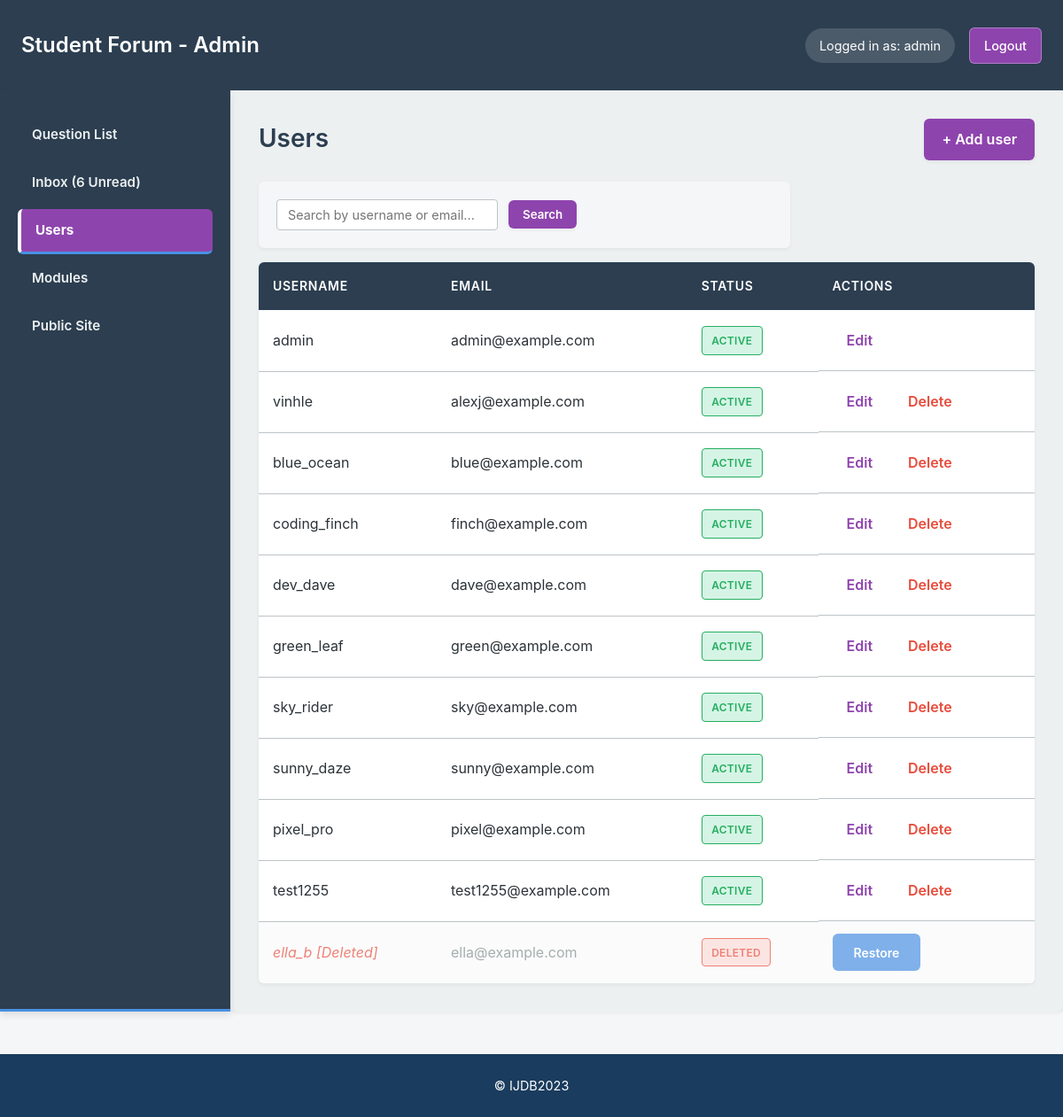
The page /admin/users.php (signed in) on the database as committed earlier.
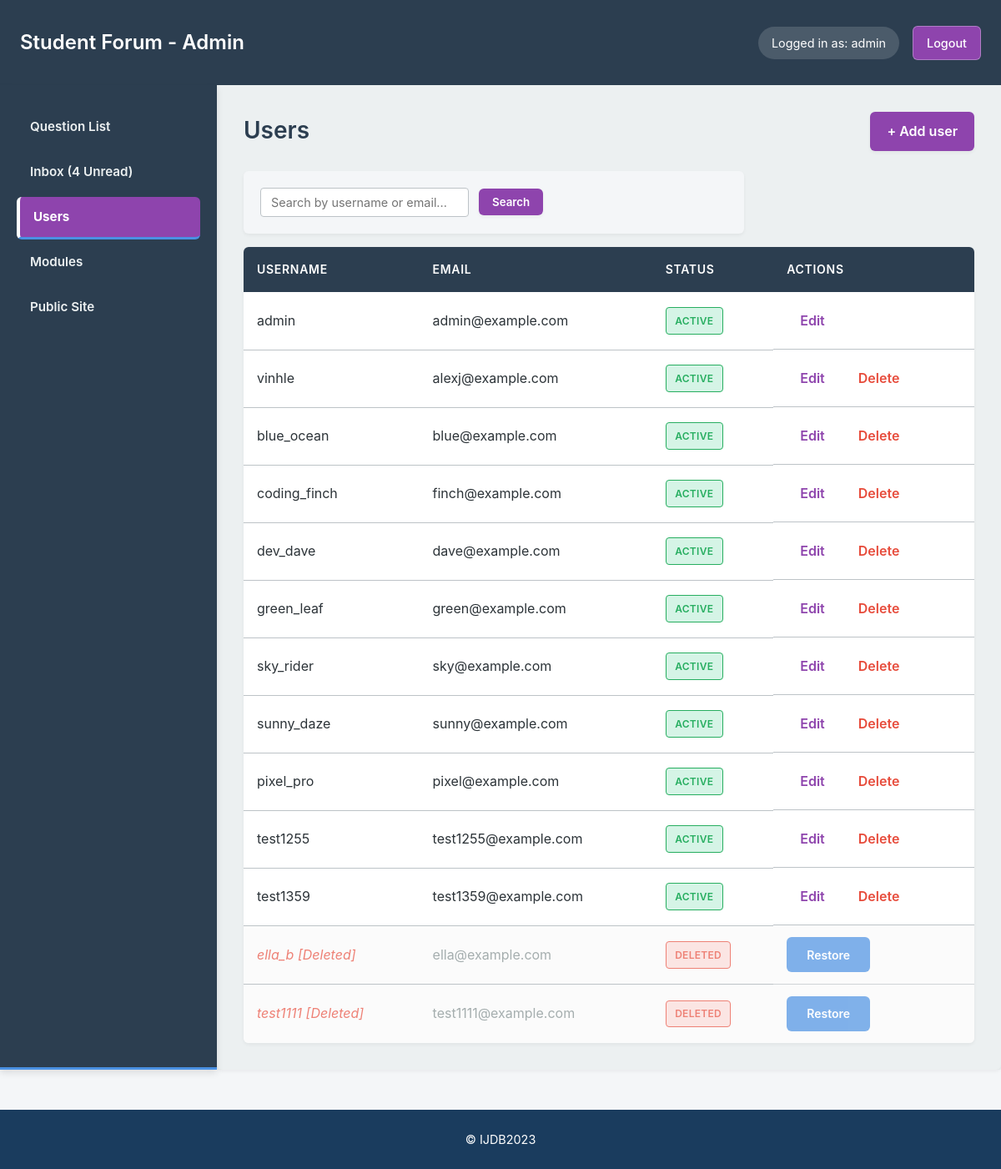
The same page on the database as committed later.
### tables this page shows
CREATE TABLE `user_account` (
  `user_id` int(11) NOT NULL,
  `username` varchar(100) NOT NULL,
  `email` varchar(255) NOT NULL,
  `password` varchar(255) NOT NULL,
  `status` varchar(50) NOT NULL DEFAULT 'active',
  `created_at` timestamp NOT NULL DEFAULT current_timestamp()
);

### admin/users.php (called while the page is built, shortened)
<?php
include FUNCTIONS_PATH . 'SessionFunctions.php';
include INCLUDES_PATH . 'DatabaseConnection.php';
include FUNCTIONS_PATH . 'DatabaseFunctions.php';
$searchTerm = isset($_GET['search']) ? trim($_GET['search']) : null;
if ($searchTerm) {
    $users = searchUsers($pdo, $searchTerm);
} else {
    $users = selectAll($pdo, 'user_account', true);
}
$activePage = 'users';
include ADMIN_TEMPLATES . 'users.html.php';
$output = ob_get_clean();
include ADMIN_TEMPLATES . 'layout.html.php';

### includes/functions/DatabaseFunctions.php (called while the page is built, shortened)
<?php
function query($pdo, $sql, $parameters = []) {
    $query = $pdo->prepare($sql);
    $query->execute($parameters);
    return $query;
}
function selectAll($pdo, $table, $includeDeleted = false) {
    $tables = ['user_account', 'module'];
    if ($includeDeleted) {
        $sql = "SELECT * FROM $table ORDER BY status ASC";
    } else {
        $sql = "SELECT * FROM $table WHERE status = 'active'";
    }
    $data = query($pdo, $sql);
    return $data->fetchAll();
}

### includes/functions/SessionFunctions.php (called while the page is built, shortened)
<?php
function getCurrentUserId() {
    return $_SESSION['user_id'] ?? null;
}

### templates/admin/users.html.php (the view, shortened to what the changed rows need)
<div class="admin-list">
    <div class="admin-list-header">
        <h2>Users</h2>
    </div>
    <?php if (empty($users)): ?>
        <div class="empty-state-box">
            <?php if (!empty($searchTerm)): ?>
                <p>No users found matching '<?= htmlspecialchars($searchTerm, ENT_QUOTES, 'UTF-8') ?>'.</p>
            <?php else: ?>
                <p>No users found.</p>
            <?php endif; ?>
        </div>
    <?php else: ?>
    <table>
        <thead>
            <tr>
                <th>Username</th>
                <th>Email</th>
                <th>Status</th>
                <th>Actions</th>
            </tr>
        </thead>
        <tbody>
        <?php foreach ($users as $user): ?>
            <tr class="<?= ($user['status'] ?? 'active') === 'deleted' ? 'row-deleted' : '' ?>">
                <td>
                    <?php if (($user['status'] ?? 'active') === 'deleted'): ?>
                        <span class="deleted-name"><?=htmlspecialchars($user['username'], ENT_QUOTES, 'UTF-8')?> [Deleted]</span>
                    <?php else: ?>
                        <?=htmlspecialchars($user['username'], ENT_QUOTES, 'UTF-8')?>
                    <?php endif; ?>
                </td>
                <td>
                    <?=htmlspecialchars($user['email'], ENT_QUOTES, 'UTF-8')?>
                </td>
                <td>
                    <?php if (($user['status'] ?? 'active') === 'deleted'): ?>
                        <span class="status-badge status-deleted">Deleted</span>
                    <?php else: ?>
                        <span class="status-badge status-active">Active</span>
                    <?php endif; ?>
                </td>
                <td class="actions">
                    <?php if (($user['status'] ?? 'active') === 'deleted'): ?>
                        <form action="restoreuser.php" method="post" style="display:inline;">
                            <input type="submit" value="Restore" class="btn-restore">
                        </form>
                    <?php else: ?>
                        <a href="edituser.php?id=<?= (int)$user['user_id'] ?>" class="btn-link">Edit</a>
                        <?php if ($user['user_id'] !== getCurrentUserId()): ?>
                        <form action="deleteuser.php" method="post" class="confirm-delete">
                            <input type="submit" value="Delete">
                        </form>
                        <?php endif; ?>
                    <?php endif; ?>
                </td>
            </tr>
        <?php endforeach; ?>
        </tbody>
    </table>
    <?php endif; ?>
</div>

### templates/admin/layout.html.php (shortened to what the changed rows need)
<!DOCTYPE html>
<html lang="en">
    <head>
    <link href="<?= BASE_URL ?>/templates/css/questions.css" rel="stylesheet">
    <link href="<?= BASE_URL ?>/templates/css/admin.css" rel="stylesheet">
    </head>
    <body>
        <header id="admin">
            <h1>Student Forum - Admin</h1>
        </header>
        <div class="admin-container">
            <nav>
                <?php
                $unreadCount = 0;
                if (isset($pdo)) {
                    $unreadQuery = $pdo->query("SELECT COUNT(*) FROM message WHERE status = 'new'");
                    $unreadCount = (int)$unreadQuery->fetchColumn();
                }
                ?>
                <ul>
                    <li><a href="messages.php" <?= (isset($activePage) && $activePage === 'messages') ? 'class="active"' : '' ?>>Inbox<?php if ($unreadCount > 0): ?> (<?= $unreadCount ?> Unread)<?php endif; ?></a></li>
                </ul>
            </nav>
            <main>
                <?=$output?>
            </main>
        </div>
    </body>
</html>

Rows that differ between the two databases and show on the page:
added user_account: username "test1359", email "test1359@example.com", status "ACTIVE"
added user_account: username "test1111", email "test1111@example.com", status "DELETED"
Other text that changed with them:
$unreadCount: "6" → "4"
